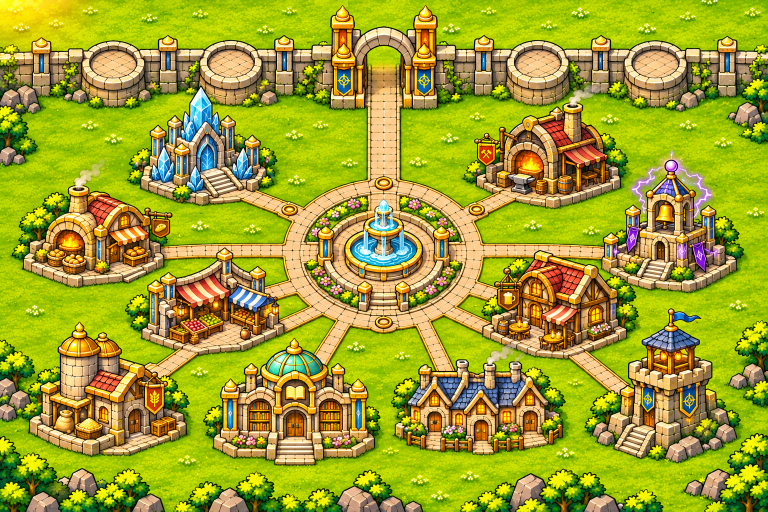
#> input picture art/masters/city-north-gate-restored.png, 1536 x 1024 px (shown at 1/2 size)
$ python covers.py
#> lines starting #> are read from the running program, lines starting #| are printed output that depends on the picture
"""Store covers, concept A: the same city ruined on the left and restored on the right, the gatehouse and four tier-3
towers holding against enemies coming over the meadow, the title in Lilita One. Built only from shipped art.
Usage: python3 tools/covers.py <outdir>   ->  cover-A-1920x1080.jpg, cover-A-800x1200.jpg, cover-A-800x800.jpg, cover-A-1600x1000.jpg
"""
import os, sys, json
import numpy as np
from PIL import Image, ImageDraw, ImageFilter, ImageFont

ROOT = os.path.dirname(os.path.dirname(os.path.abspath(__file__)))
A = lambda *p: os.path.join(ROOT, *p)
FONT = A('assets', 'fonts', 'LilitaOne-Regular.ttf')
CITY = json.loads(open(A('js', 'city.js')).read().split('root.HG_CITY = ')[1].split('};')[0].replace("'", '"')
                  .replace('band', '"band"').replace('crop', '"crop"') + '}') if False else None
PLAT = [(220, 133), (460, 133), (1073, 133), (1313, 133)]


def scene(W, H, city_scale, meadow_h, split_x):
    """Meadow on top, the city below it (ruined left of split_x, restored right, soft diagonal), towers, enemies, bolts."""
#> called with W = 1920, H = 1080, city_scale = 1.25, meadow_h = 380, split_x = 960
    rest = Image.open(A('art', 'masters', 'city-north-gate-restored.png')).convert('RGB')
#> rest is the input picture: PIL image 1536x1024 RGB; mean R, G, B 159.4, 161.7, 44
    ruin = Image.open(A('art', 'masters', 'city-north-gate-ruined.png')).convert('RGB')
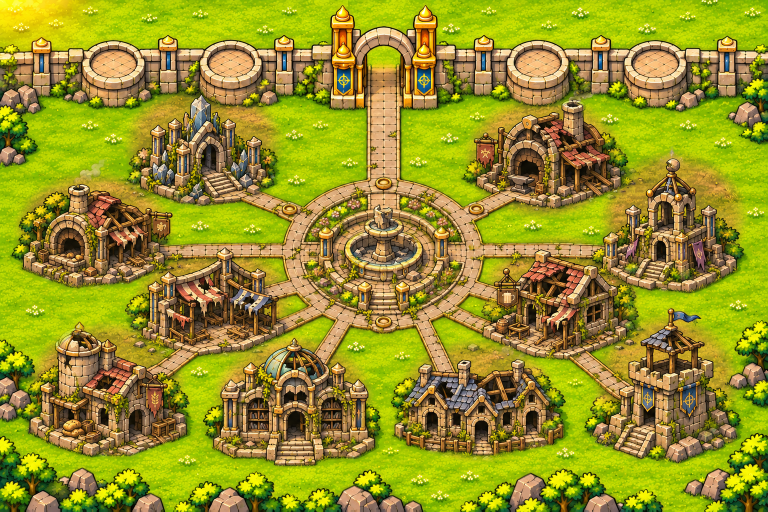
#> input picture art/masters/city-north-gate-ruined.png, 1536 x 1024 px (shown at 1/2 size)
#> ruin is the input picture: PIL image 1536x1024 RGB; mean R, G, B 150.6, 147.1, 39.4
    cw, ch = round(1536 * city_scale), round(1024 * city_scale)
    rest, ruin = rest.resize((cw, ch), Image.LANCZOS), ruin.resize((cw, ch), Image.LANCZOS)
#> rest: PIL image 1920x1280 RGB
#> ruin: PIL image 1920x1280 RGB
    ox = (W - cw) // 2
    # ruined on the left, restored on the right, blended over a slanted band
    yy, xx = np.mgrid[0:ch, 0:cw]
    t = np.clip(((xx + ox) - split_x + (yy - ch / 2) * 0.25) / 90 + 0.5, 0, 1)[..., None]
    city = Image.fromarray((np.asarray(ruin) * (1 - t) + np.asarray(rest) * t).astype(np.uint8))
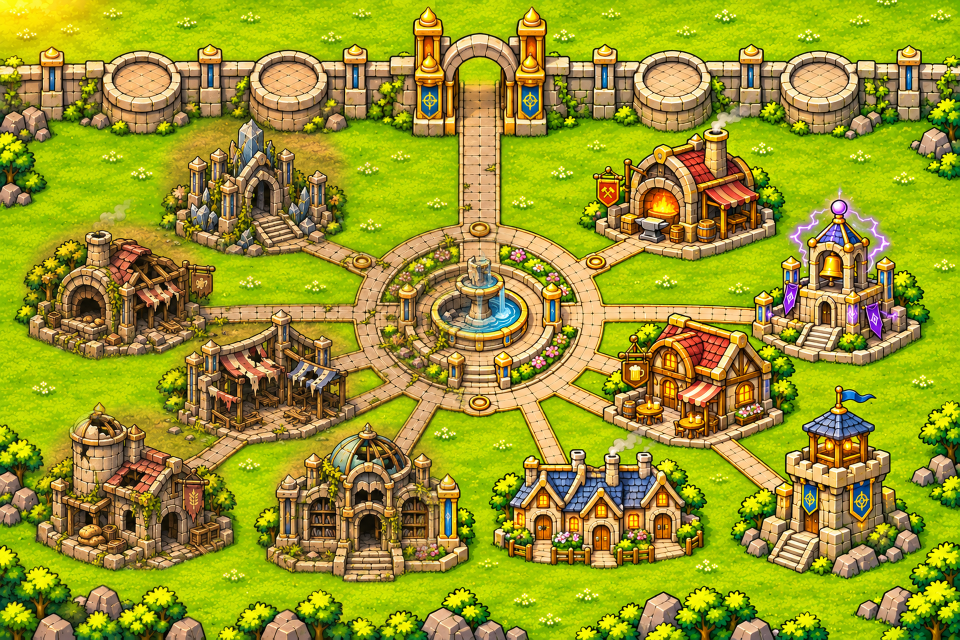
#> city: PIL image 1920x1280 RGB (shown at 1/2 size); mean R, G, B 154.5, 153.6, 41.4
    out = Image.new('RGB', (W, H))
#> out: PIL image 1920x1080 RGB; every value is 0
    meadow = Image.open(A('assets', 'ground', 'meadow.webp')).convert('RGB')
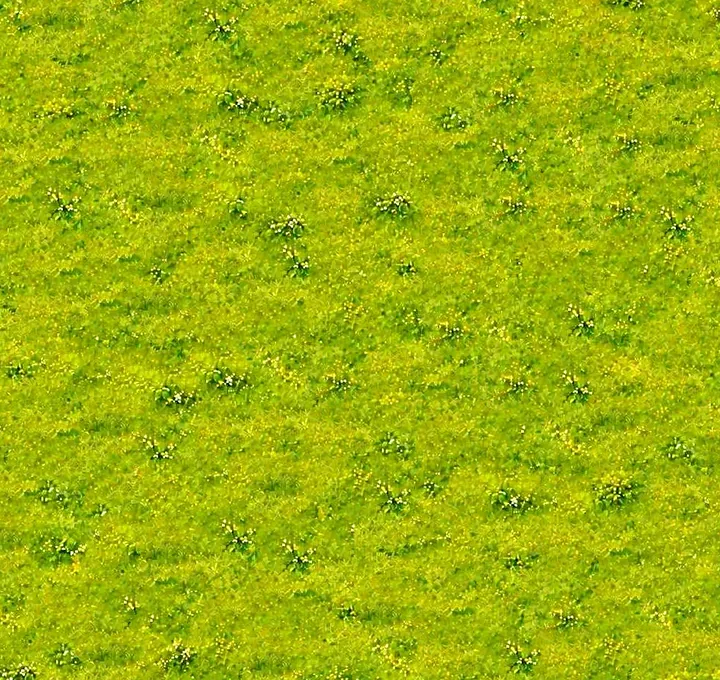
#> input picture assets/ground/meadow.webp, 720 x 680 px
#> meadow is the input picture: PIL image 720x680 RGB; mean R, G, B 154.8, 177.2, 14.4
    m = meadow.resize((W, round(meadow.height * W / meadow.width)), Image.LANCZOS)
    for y in range(0, meadow_h + 40, m.height): out.paste(m, (0, y))
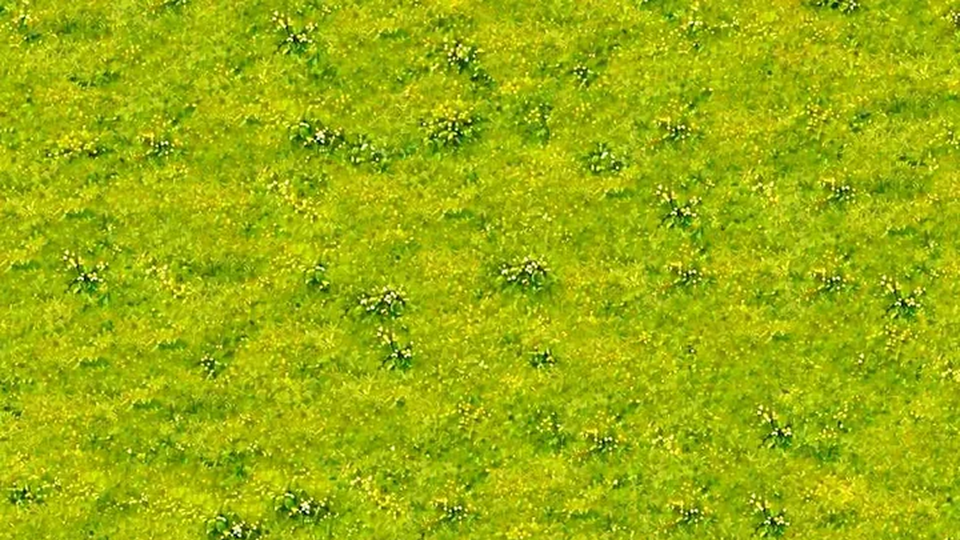
#> out: PIL image 1920x1080 RGB (shown at 1/2 size); mean R, G, B 154.5, 177, 14.8
    fade = Image.linear_gradient('L').resize((cw, 60))
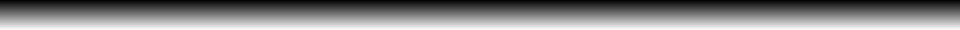
#> fade: PIL image 1920x60 L (shown at 1/2 size); min 2, max 253, mean 127.5
    mask = Image.new('L', (cw, ch), 255); mask.paste(fade, (0, 0))
#> after `mask = Image.new('L', (cw, ch), 255)`: mask: PIL image 1920x1280 L; every value is 255
#> after `mask.paste(fade, (0, 0))`:
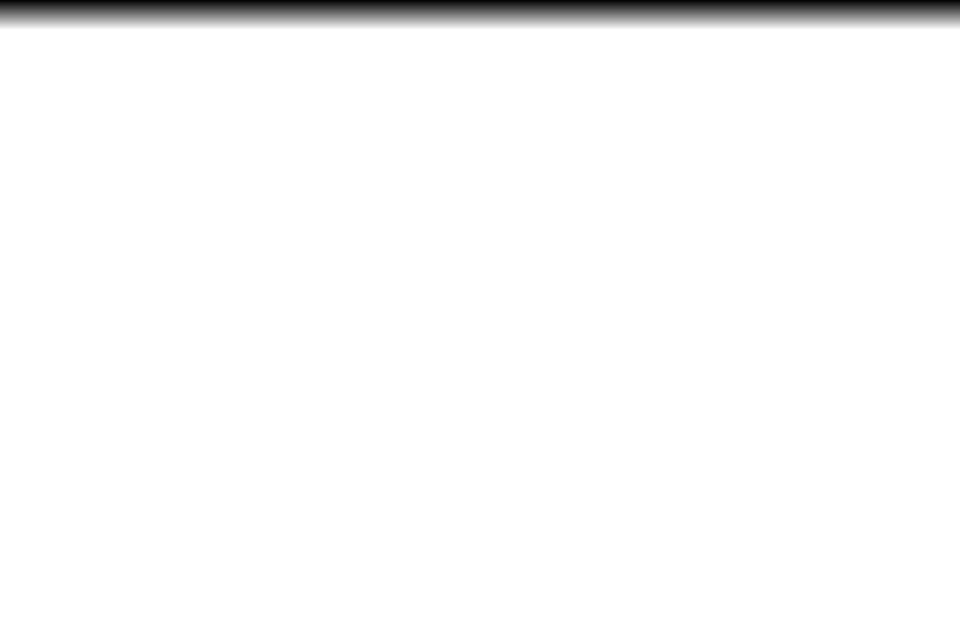
#> mask: PIL image 1920x1280 L (shown at 1/2 size); min 2, max 255, mean 249
    out.paste(city, (ox, meadow_h), mask)
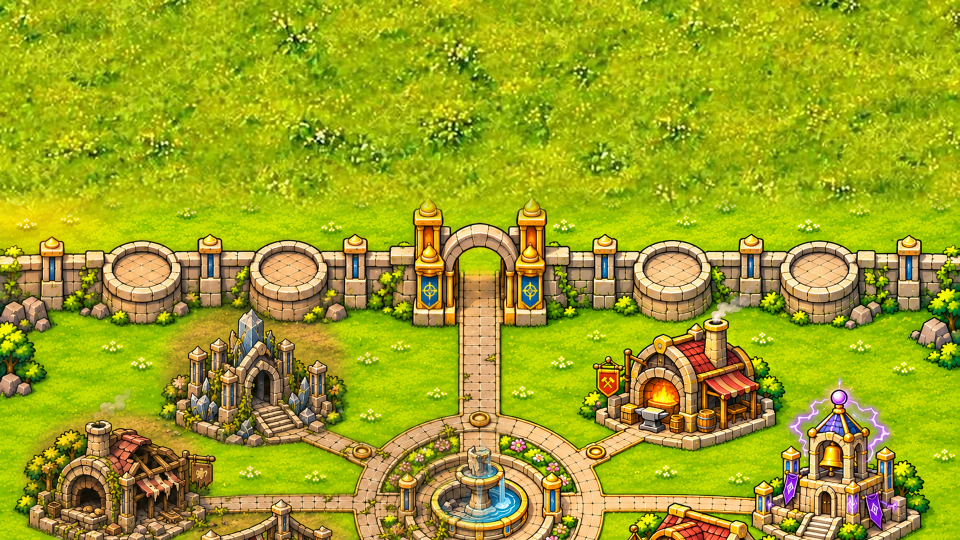
#> out: PIL image 1920x1080 RGB (shown at 1/2 size); mean R, G, B 156.9, 163.6, 33.9
    s = city_scale
    def place(img, x, base_y, h):
        im = Image.open(img).convert('RGBA'); pad = 8
        k = h / (im.height - 2 * pad); im = im.resize((round(im.width * k), round(im.height * k)), Image.LANCZOS)
        out.paste(im, (round(x - im.width / 2), round(base_y - im.height + pad * k)), im)
    # enemies crossing the meadow toward the gate
    u = W / 1920
    wall = meadow_h + 70 * s          # just in front of the wall, where the crowd presses
    # every enemy stands in open grass between the towers, clear of the gatehouse and of each other
    # every enemy stands in open grass between the subtitle and the wall, between the towers, clear of each other
    # at the game's own scale: every enemy shorter than a tower (owner's correction, Nov 5 2026), so a crowd, not giants
    FOES = [('golem', 0.50, -22, 132, 1), ('slime', 0.40, -14, 92, 0), ('beetle', 0.60, -20, 84, 2), ('slime', 0.33, -70, 80, 3),
            ('beetle', 0.68, -78, 76, 4), ('slime', 0.56, -120, 72, 5), ('slime', 0.31, -135, 70, 2), ('beetle', 0.44, -150, 66, 1),
            ('slime', 0.69, -160, 68, 4)]
    for kind, x, dy, h, frame in FOES:
#> (the run stopped early here; a loop or call above may not have finished)
